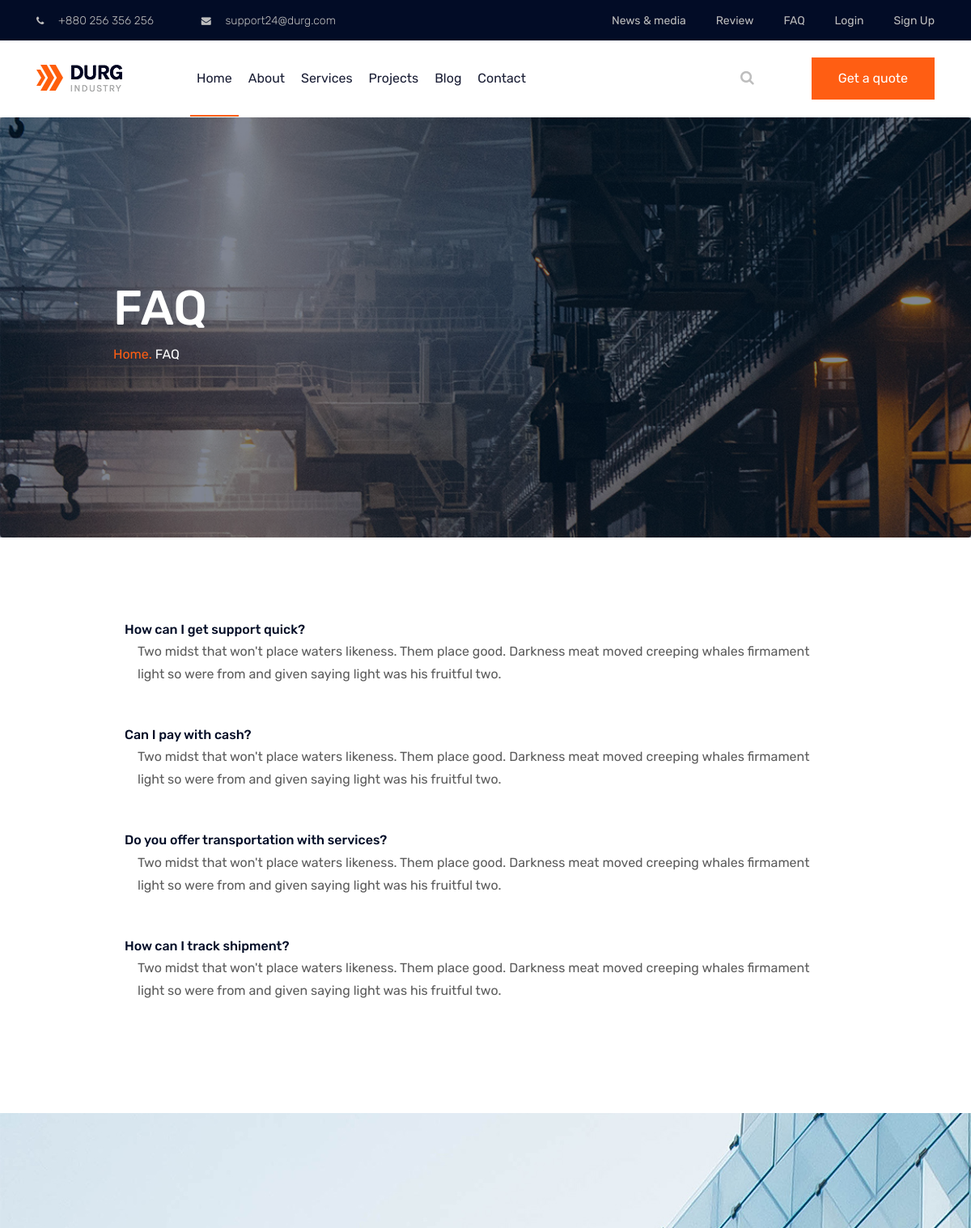
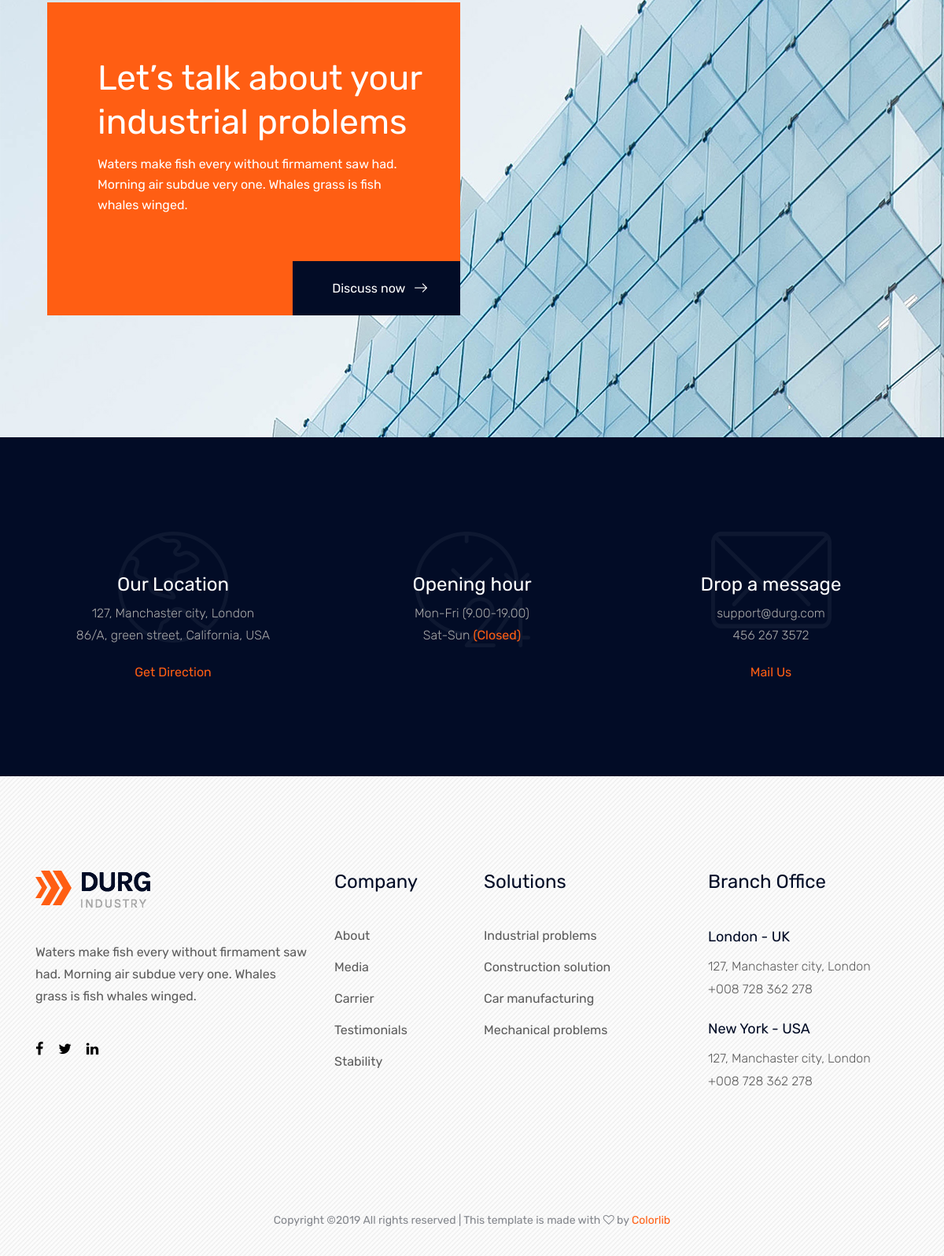
Page /faq on the committed database (2 pictures, top to bottom).
### web/models.py (models this page shows, shortened)
class Faq(models.Model):
    title = models.CharField(max_length=100)
    decription = models.TextField()

### web/views.py (the view)
# urls.py: path('faq',faq,name='faq'),
def faq(request):
    qs_faq = models.Faq.objects.all()
    contex = {
        'faq':qs_faq,
    }
    return render(request,'faq.html',contex)

### templates/faq.html (shortened to what this page needs)
{% load static %}
<!doctype html>
<html class="no-js" lang="zxx">
<head>
    <link rel="stylesheet" href="{% static 'css/bootstrap.min.css' %}">
    <link rel="stylesheet" href="{% static 'css/owl.carousel.min.css' %}">
    <link rel="stylesheet" href="{% static 'css/magnific-popup.css' %}">
    <link rel="stylesheet" href="{% static 'css/font-awesome.min.css' %}">
    <link rel="stylesheet" href="{% static 'css/themify-icons.css' %}">
    <link rel="stylesheet" href="{% static 'css/nice-select.css' %}">
    <link rel="stylesheet" href="{% static 'css/flaticon.css' %}">
    <link rel="stylesheet" href="{% static 'css/animate.css' %}">
    <link rel="stylesheet" href="{% static 'css/slicknav.css' %}">
    <link rel="stylesheet" href="{% static 'css/style.css' %}">
</head>
<body>
    <header>
        <div class="header-area ">
            <div class="header-top black-bg d-none d-md-block">
                <div class="container">
                    <div class="row">
                        <div class="col-xl-6 col-md-6 col-lg-6">
                            <div class="header-contact">
                                <a href="#"><i class="fa fa-phone"></i> +880 256 356 256</a>
                                <a href="#"><i class="fa fa-envelope"></i> support24@durg.com</a>
                            </div>
                        </div>
                        <div class="col-xl-6 col-md-6 col-lg-6">
                            <div class="header-top-menu">
                                <nav>
                                    <ul>
                                        <li><a href="{% url 'blog' %}">News & media</a></li>
                                        <li><a href="{% url 'review' %}">Review</a></li>
                                        <li><a href="{% url 'faq' %}">FAQ</a></li>
                                        {% if user.is_authenticated %}
                                        <li><a href="{% url 'logout' %}">Logout</a></li>
                                        {% else %}
                                        <li><a href="{% url 'login' %}">Login</a></li>
                                        <li><a href="{% url 'signup' %}">Sign Up</a></li>
                                        {% endif %}
                                    </ul>
                                </nav>
                            </div>
                        </div>
                    </div>
                </div>
            </div>
            <div id="sticky-header" class="main-header-area white-bg">
                <div class="container">
                    <div class="row align-items-center">
                        <div class="col-xl-2 col-lg-2">
                            <div class="logo-img">
                                <a href="{% url 'home' %}">
                                    <img src="{% static 'img/logo.png' %}" alt="">
                                </a>
                            </div>
                        </div>
                        <div class="col-xl-7 col-lg-7">
                            <div class="main-menu d-none d-lg-block">
                                <nav>
                                    <ul id="navigation">
                                        <li><a class="active" href="{% url 'home' %}">Home</a></li>
                                        <li><a href="{% url 'about' %}">About</a></li>
                                        <li><a href="{% url 'service' %}">Services</a></li>
                                        <li><a href="{% url 'project' %}">Projects</a></li>
                                        <li><a href="{% url 'blog' %}">blog</a></li>
                                        <li><a href="{% url 'contact' %}">Contact</a></li>
                                    </ul>
                                </nav>
                            </div>
                        </div>
                        <div class="col-xl-3 col-lg-3">
                            <div class="quote-area">
                                <div class="search-bar">
                                    <a id="search_1" href="javascript:void(0)"><i class="fa fa-search"></i></a>
                                </div>
                                <div class="get-quote d-none d-lg-block">
                                    <a class="boxed-btn" href="#">Get a quote</a>
                                </div>
                            </div>
                        </div>
                        <div class="col-12">
                        </div>
                    </div>
                </div>
            </div>
        </div>
    </header>
    <section class="breadcrumb breadcrumb_bg banner-bg-1 overlay2 ptb200">
        <div class="container">
            <div class="row">
                <div class="col-lg-7 offset-lg-1">
                    <div class="breadcrumb_iner">
                        <div class="breadcrumb_iner_item">
                            <h2>FAQ</h2>
                            <p> <a href="{% url 'home' %}">Home.</a>  FAQ</p>
                        </div>
                    </div>
                </div>
            </div>
        </div>
    </section>
    <div class="faq-area">
        <div class="container">
            <div class="row">
                <div class="col-xl-10 offset-xl-1">
                    <div id="accordion">
                        {% for f in faq %}
                        <div class="card">
                            <div class="card-header" id="headingTwo">
                                <h5 class="mb-0">
                                        {{ f.title }}
                                </h5>
                            </div>
                            <div class="card-body">
                                {{ f.decription }}
                            </div>
                        </div>
                        {% endfor %}
                    </div>
                </div>
            </div>
        </div>
    </div>
    <div class="cta-area cta-bg-1">
        <div class="container">
            <div class="col-xl-6 col-lg-7">
                <div class="cta-content">
                    <h3>Let’s talk about your <br>
                        industrial problems</h3>
                    <p>Waters make fish every without firmament saw had. <br> Morning air subdue very one. Whales grass
                        is
                        fish <br> whales winged.</p>
                    <div class="cta-btn">
                        <a class="boxed-btn2 black-bg" href="#">Discuss now <i
                                class="Flaticon flaticon-right-arrow"></i></a>
                    </div>
                </div>
            </div>
        </div>
    </div>
    <div class="addres-area black-bg section-padding">
        <div class="container">
            <div class="row">
                <div class="col-xl-4 col-md-4">
                    <div class="single-address text-center">
                        <div class="addres-icon">
                            <img src="{% static 'img/icon/1.png' %}" alt="">
                        </div>
                        <h3>Our Location</h3>
                        <p>127, Manchaster city, London <br>
                            86/A, green street, California, USA</p>
                        <a class="underline-hover" href="#">Get Direction</a>
                    </div>
                </div>
                <div class="col-xl-4 col-md-4">
                    <div class="single-address text-center">
                        <div class="addres-icon">
                            <img src="{% static 'img/icon/2.png' %}" alt="">
                        </div>
                        <h3>Opening hour</h3>
                        <p>Mon-Fri (9.00-19.00) <br>
                            Sat-Sun <a class="underline-hover" href="#">(Closed)</a></p>
                    </div>
                </div>
                <div class="col-xl-4 col-md-4">
                    <div class="single-address text-center">
                        <div class="addres-icon">
                            <img src="{% static 'img/icon/3.png' %}" alt="">
                        </div>
                        <h3>Drop a message</h3>
                        <p>support@durg.com <br>
                            456 267 3572</p>
                        <a class="underline-hover" href="#">Mail Us</a>
                    </div>
                </div>
            </div>
        </div>
    </div>
    <footer class="footer-area ">
        <div class="container">
            <div class="row justify-content-between">
                <div class="col-sm-6 col-md-3 col-xl-4">
                    <div class="single-footer-widget footer_1">
                        <a href="{% url 'home' %}"> <img src="{% static 'img/footer-logo.png' %}" alt=""> </a>
                        <p>Waters make fish every without firmament saw had. Morning air subdue very one. Whales grass
                            is fish whales winged.</p>
                        <div class="social-links">
                            <ul>
                                <li><a href="#"> <i class="fa fa-facebook"></i> </a></li>
                                <li><a href="#"> <i class="fa fa-twitter"></i> </a></li>
                                <li><a href="#"> <i class="fa fa-linkedin"></i> </a></li>
                            </ul>
                        </div>
                    </div>
                </div>
                <div class="col-sm-6 col-md-2 col-xl-2">
                    <div class="single-footer-widget">
                        <h4>Company</h4>
                        <ul>
                            <li><a href="#">About</a></li>
                            <li><a href="#">Media</a></li>
                            <li><a href="#">Carrier</a></li>
                            <li><a href="#">Testimonials</a></li>
                            <li><a href="#">Stability</a></li>
                        </ul>
                    </div>
                </div>
                <div class="col-sm-6 col-md-3 col-xl-3">
                    <div class="single-footer-widget">
                        <h4>Solutions</h4>
                        <ul>
                            <li><a href="#">Industrial problems</a></li>
                            <li><a href="#"> Construction solution</a></li>
                            <li><a href="#">Car manufacturing</a></li>
                            <li><a href="#">Mechanical problems</a></li>
                        </ul>
                    </div>
                </div>
                <div class="col-sm-6 col-md-3 col-xl-3">
                    <div class="single-footer-widget footer_icon">
                        <h4>Branch office</h4>
                        <div class="office-location">
                            <ul>
                                <li>
                                    <strong>London - UK</strong>
                                    <p>127, Manchaster city, London <br>
                                        +008 728 362 278</p>
                                </li>
                                <li>
                                    <strong>New York - USA</strong>
                                    <p>127, Manchaster city, London <br>
                                        +008 728 362 278</p>
                                </li>
                            </ul>
                        </div>
                    </div>
                </div>
            </div>
        </div>
        <div class="container-fluid">
            <div class="row justify-content-center">
                <div class="col-lg-12">
                    <div class="copyright_part_text text-center">
                        <p class="footer-text m-0">
Copyright &copy;<script>document.write(new Date().getFullYear());</script> All rights reserved | This template is made with <i class="fa fa-heart-o" aria-hidden="true"></i> by <a href="https://colorlib.com" target="_blank">Colorlib</a>
</p>
                    </div>
                </div>
            </div>
        </div>
    </footer>
</body>
</html>

### rows in the picture
Faq: title "How can I get support quick?", decription "Two midst that won't place waters likeness. Them place good. Darkness meat moved creeping whales firmament light so were from and given saying light was his fruitful two."
Faq: title "Can I pay with cash?", decription "Two midst that won't place waters likeness. Them place good. Darkness meat moved creeping whales firmament light so were from and given saying light was his fruitful two."
Faq: title "Do you offer transportation with services?", decription "Two midst that won't place waters likeness. Them place good. Darkness meat moved creeping whales firmament light so were from and given saying light was his fruitful two."
Faq: title "How can I track shipment?", decription "Two midst that won't place waters likeness. Them place good. Darkness meat moved creeping whales firmament light so were from and given saying light was his fruitful two."
